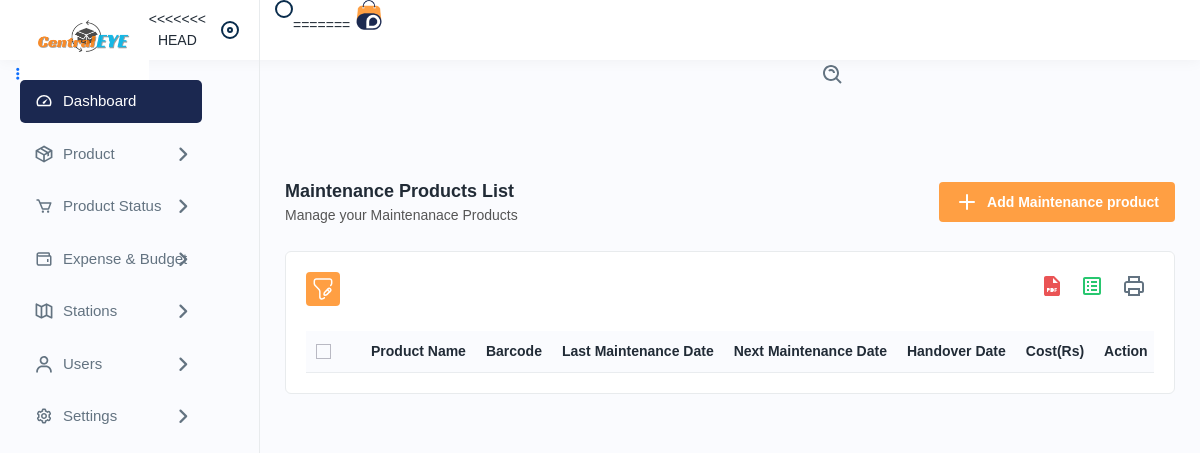
Before: /maintenanceproducts with the older database file.
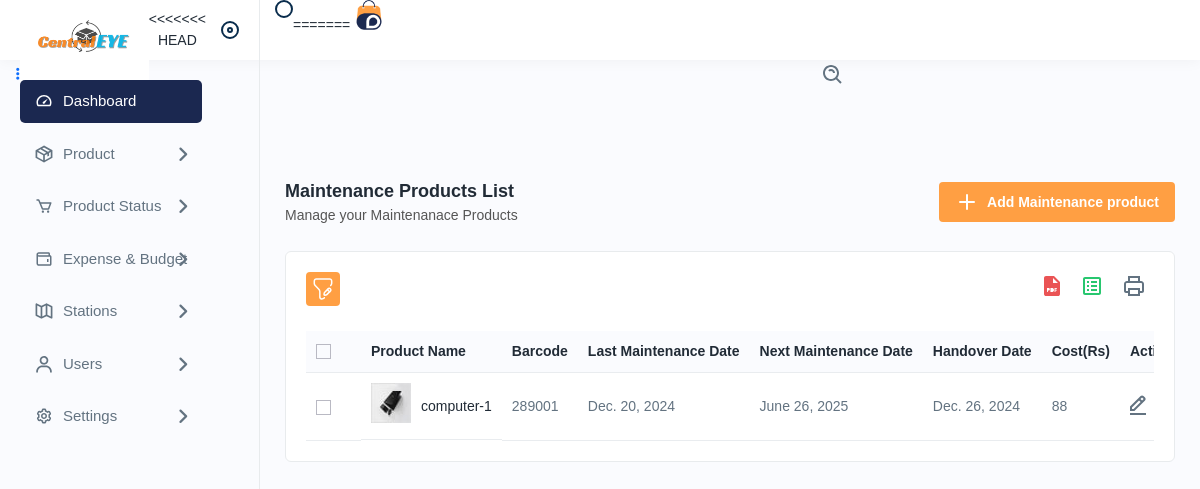
After: the same page with the newer database file.
### app/models.py (models this page shows, shortened)
class Maintenance(models.Model):
    maintenance_id = models.AutoField(primary_key=True)
    asset = models.ForeignKey("Asset", null=True, blank=True, on_delete=models.SET_NULL)
    last_maintenance_date = models.DateField(null=True, blank=True)  # Tracks the last maintenance date
    next_maintenance_date = models.DateField(null=True, blank=True)  # Tracks the next maintenance date
    maintenance_cost = models.CharField(max_length=255, null=True, blank=True)
    return_date = models.DateField(null=True, blank=True)  # Add this field to capture return date

class Asset(models.Model):
    asset_id = models.IntegerField(primary_key=True, unique=True)
    asset_name = models.CharField(max_length=255)
    asset_category = models.ForeignKey(AssetSubCategory, null=True, blank=True, on_delete=models.SET_NULL)
    barcode = models.CharField(max_length=255, unique=True, null=True, blank=True)
    purchase_date = models.DateField()
    asset_value = models.CharField(max_length=255)
    condition = models.CharField(max_length=20, choices=CONDITION_CHOICES, default='good')
    location = models.CharField(max_length=255)
    assign_to = models.ForeignKey(UserDetails, null=True, blank=True, on_delete=models.SET_NULL)
    asset_status = models.CharField(max_length=20, choices=ASSET_STATUS_CHOICES, default='available')
    asset_maintenance_date = models.DateField(null=True, blank=True)

### app/views.py (the view)
# urls.py: path('maintenanceproducts', views.maintenanceproducts, name='maintenanceproducts'),
def maintenanceproducts(request):
    maintenance_id = Maintenance.objects.all()
    con = {'maintenance_id':maintenance_id}
    return render(request,'maintenanceproducts.html',con)

### templates/maintenanceproducts.html (shortened to what this page needs)
{% extends 'navbar.html' %}
{% load static %}
{% block body %}
<div class="main-wrapper">
<div class="page-wrapper">
<div class="content">
<div class="page-header">
<div class="page-title">
<h4>Maintenance Products List</h4>
<h6>Manage your Maintenanace Products</h6>
</div>
<div class="page-btn">
<a href="{% url 'addmaintenanceproducts' %}" class="btn btn-added"><img src="{% static 'assets/img/icons/plus.svg' %}" alt="img" class="me-2">Add Maintenance product</a>
</div>
</div>
<div class="card">
<div class="card-body">
<div class="table-top">
<div class="search-set">
<div class="search-path">
<a class="btn btn-filter" id="filter_search">
<img src="{% static 'assets/img/icons/filter.svg' %}" alt="img">
</a>
</div>
<div class="search-input">
<a class="btn btn-searchset"><img src="{% static 'assets/img/icons/search-white.svg' %}" alt="img"></a>
</div>
</div>
<div class="wordset">
<ul>
<li>
<a data-bs-toggle="tooltip" data-bs-placement="top" title="pdf"><img src="{% static 'assets/img/icons/pdf.svg' %}" alt="img"></a>
</li>
<li>
<a data-bs-toggle="tooltip" data-bs-placement="top" title="excel"><img src="{% static 'assets/img/icons/excel.svg' %}" alt="img"></a>
</li>
<li>
<a data-bs-toggle="tooltip" data-bs-placement="top" title="print"><img src="{% static 'assets/img/icons/printer.svg' %}" alt="img"></a>
</li>
</ul>
</div>
</div>
<div class="table-responsive">
<table class="table datanew">
<thead>
<tr>
<th>
<label class="checkboxs">
<span class="checkmarks"></span>
</label>
</th>
<th>Product Name</th>
<th>Barcode</th>
<th>Last Maintenance Date</th>
<th>Next Maintenance Date</th>
<th>Handover Date</th>
<th>Cost(Rs)</th>
<th>Action</th>
</tr>
</thead>
<tbody>
    {% for i in maintenance_id %}
<tr>
<td>
<label class="checkboxs">
<span class="checkmarks"></span>
</label>
</td>
<td class="productimgname">
<a href="javascript:void(0);" class="product-img">
<img src="{% static 'assets/img/product/product1.jpg' %}" alt="product">
</a>
<a href="javascript:void(0);">{{i.asset.asset_name}}</a>
</td>
<td>{{i.asset.barcode}}</td>
<td>{{i.last_maintenance_date}}</td>
<td>{{i.next_maintenance_date}}</td>
<td>{{i.return_date}}</td>
<td>{{i.maintenance_cost}}</td>
<td>
<a class="me-3" href="{% url  'editmaintenanceproducts' i.maintenance_id %}">
<img src="{% static 'assets/img/icons/edit.svg' %}" alt="img">
</a>
</td>
</tr>
{% endfor %}
</tbody>
</table>
</div>
</div>
</div>
</div>
</div>
</div>
{% endblock %}

Changed rows visible on the page:
added Maintenance: asset.asset_name "computer-1", asset.barcode "289001", last_maintenance_date "Dec. 20, 2024", next_maintenance_date "June 26, 2025", return_date "Dec. 26, 2024", maintenance_cost "88"
